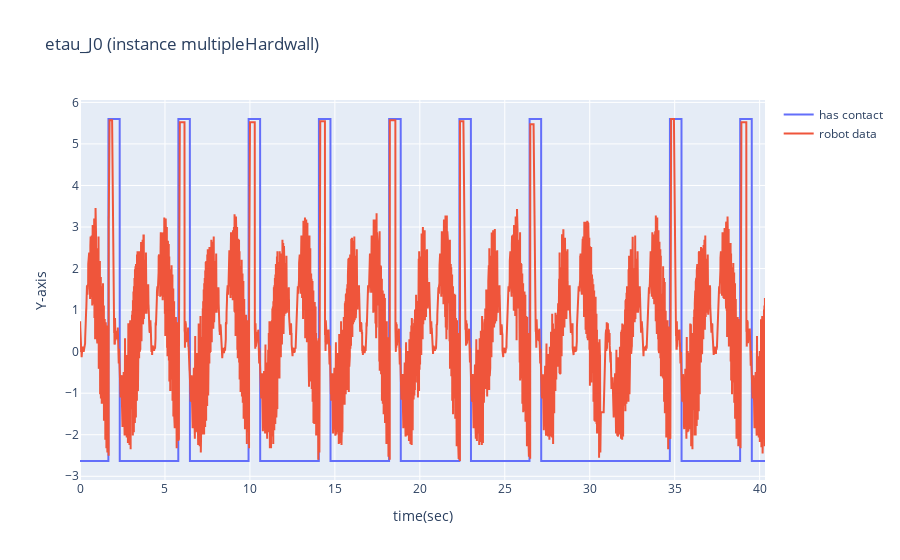
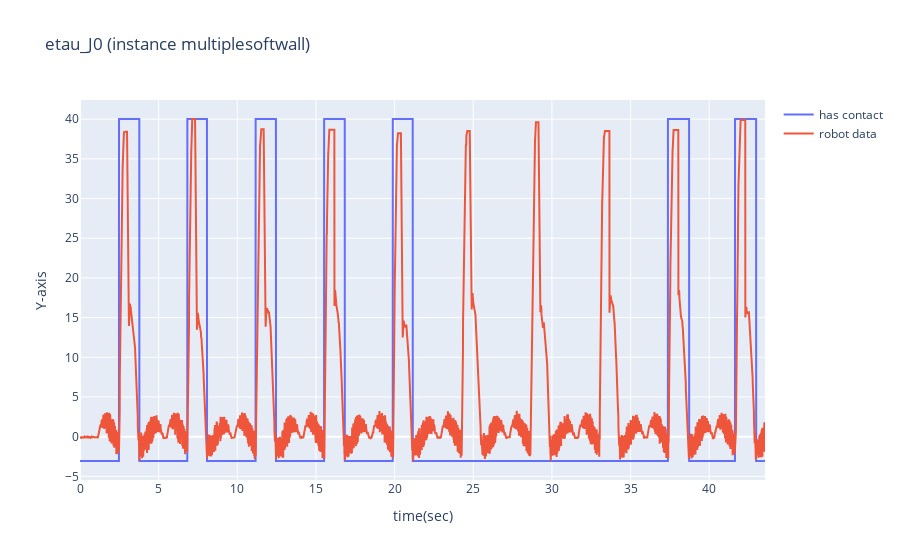

Source (notebook cell) for these figures, in order:
### Code cell
# target = ['e0','e1','e2','e3','e4','e5','e6']
# target = ['de0','de1','de2','de3','de4','de5','de6']
target = ['etau_J0','etau_J1', 'etau_J2', 'etau_J3', 'etau_J4', 'etau_J5', 'etau_J6']

#for i in target:
for i in target[0:1]:
    for inst in instances:
        # label gets scaled otherwise measure and label are not visible properly on plot
        A = inst.df[i].max()-inst.df[i].min()
        inst.df['has_contact_scaled'] = inst.df['has_contact'] * \
            A + inst.df[i].min()

        # use plotly to make interactive plots
        trace1 = go.Scatter(
            x=inst.df['time'], y=inst.df['has_contact_scaled'], name='has contact')
        trace2 = go.Scatter(
            x=inst.df['time'], y=inst.df[i], mode='lines', name='robot data')
        data = [trace1, trace2]
        layout = go.Layout(title=f'{i} (instance {os.path.basename(os.path.normpath(inst.path))})',
                           xaxis=dict(title='time(sec)'),
                           yaxis=dict(title='Y-axis'))
        fig = go.Figure(data=data, layout=layout)
        iplot(fig)

### Figure 1 — Plotly figure (JSON) as saved in the notebook; plotly's stock layout.template omitted (floating-point values rounded to 4 significant figures; data arrays with more than 128 entries replaced by an {"elided": "..."} marker saying what was removed)
{"data": [{"name": "has contact", "type": "scatter", "x": {"elided": "8064 float values"}, "y": {"elided": "8064 float values"}}, {"mode": "lines", "name": "robot data", "type": "scatter", "x": {"elided": "8064 float values"}, "y": {"elided": "8064 float values"}}], "layout": {"title": {"text": "etau_J0 (instance multipleHardwall)"}, "xaxis": {"title": {"text": "time(sec)"}}, "yaxis": {"title": {"text": "Y-axis"}}}}

### Figure 2 — Plotly figure (JSON) as saved in the notebook; plotly's stock layout.template omitted (floating-point values rounded to 4 significant figures; data arrays with more than 128 entries replaced by an {"elided": "..."} marker saying what was removed)
{"data": [{"name": "has contact", "type": "scatter", "x": {"elided": "8710 float values"}, "y": {"elided": "8710 float values"}}, {"mode": "lines", "name": "robot data", "type": "scatter", "x": {"elided": "8710 float values"}, "y": {"elided": "8710 float values"}}], "layout": {"title": {"text": "etau_J0 (instance multiplesoftwall)"}, "xaxis": {"title": {"text": "time(sec)"}}, "yaxis": {"title": {"text": "Y-axis"}}}}
